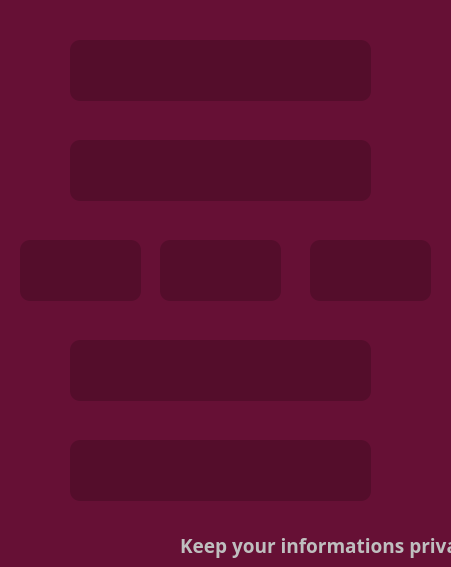
<?xml version="1.0" encoding="UTF-8"?>
<ui version="4.0">
 <class>AboutMeDialog</class>
 <widget class="QDialog" name="AboutMeDialog">
  <property name="geometry">
   <rect>
    <x>0</x>
    <y>0</y>
    <width>451</width>
    <height>567</height>
   </rect>
  </property>
  <property name="windowTitle">
   <string>Dialog</string>
  </property>
  <property name="styleSheet">
   <string notr="true">QDialog {
	background-color: rgb(102, 16, 53);
}</string>
  </property>
  <widget class="QLabel" name="label_8">
   <property name="geometry">
    <rect>
     <x>180</x>
     <y>530</y>
     <width>431</width>
     <height>31</height>
    </rect>
   </property>
   <property name="font">
    <font>
     <family>HP Simplified Jpan</family>
     <pointsize>14</pointsize>
     <bold>true</bold>
    </font>
   </property>
   <property name="styleSheet">
    <string notr="true">QLabel {
color: rgb(191, 191, 191)
}</string>
   </property>
   <property name="text">
    <string>Keep your informations private.</string>
   </property>
  </widget>
  <widget class="QPushButton" name="firstNameBtn">
   <property name="geometry">
    <rect>
     <x>70</x>
     <y>40</y>
     <width>301</width>
     <height>61</height>
    </rect>
   </property>
   <property name="font">
    <font>
     <family>Microsoft PhagsPa</family>
     <pointsize>17</pointsize>
     <bold>true</bold>
    </font>
   </property>
   <property name="styleSheet">
    <string notr="true">QPushButton {
background-color: rgb(84, 13, 43);
color: rgb(209, 209, 209);
border: 4px solid '#1a1818';
letter-spacing: 1px;
border-radius: 10px;
}

QPushButton::hover {
background-color: rgb(84, 13, 43);
}</string>
   </property>
   <property name="text">
    <string/>
   </property>
  </widget>
  <widget class="QPushButton" name="lastNameBtn">
   <property name="geometry">
    <rect>
     <x>70</x>
     <y>140</y>
     <width>301</width>
     <height>61</height>
    </rect>
   </property>
   <property name="font">
    <font>
     <family>Microsoft PhagsPa</family>
     <pointsize>17</pointsize>
     <bold>true</bold>
    </font>
   </property>
   <property name="styleSheet">
    <string notr="true">QPushButton {
background-color: rgb(84, 13, 43);
color: rgb(209, 209, 209);
border: 4px solid '#1a1818';
letter-spacing: 1px;
border-radius: 10px;
}

QPushButton::hover {
background-color: rgb(84, 13, 43);
}</string>
   </property>
   <property name="text">
    <string/>
   </property>
  </widget>
  <widget class="QPushButton" name="sexBtn">
   <property name="geometry">
    <rect>
     <x>160</x>
     <y>240</y>
     <width>121</width>
     <height>61</height>
    </rect>
   </property>
   <property name="font">
    <font>
     <family>Microsoft PhagsPa</family>
     <pointsize>17</pointsize>
     <bold>true</bold>
    </font>
   </property>
   <property name="styleSheet">
    <string notr="true">QPushButton {
background-color: rgb(84, 13, 43);
color: rgb(209, 209, 209);
border: 4px solid '#1a1818';
letter-spacing: 1px;
border-radius: 10px;
}

QPushButton::hover {
background-color: rgb(84, 13, 43);
}</string>
   </property>
   <property name="text">
    <string/>
   </property>
  </widget>
  <widget class="QPushButton" name="ageBtn">
   <property name="geometry">
    <rect>
     <x>20</x>
     <y>240</y>
     <width>121</width>
     <height>61</height>
    </rect>
   </property>
   <property name="font">
    <font>
     <family>Microsoft PhagsPa</family>
     <pointsize>17</pointsize>
     <bold>true</bold>
    </font>
   </property>
   <property name="styleSheet">
    <string notr="true">QPushButton {
background-color: rgb(84, 13, 43);
color: rgb(209, 209, 209);
border: 4px solid '#1a1818';
letter-spacing: 1px;
border-radius: 10px;
}

QPushButton::hover {
background-color: rgb(84, 13, 43);
}</string>
   </property>
   <property name="text">
    <string/>
   </property>
  </widget>
  <widget class="QPushButton" name="salaryBtn">
   <property name="geometry">
    <rect>
     <x>310</x>
     <y>240</y>
     <width>121</width>
     <height>61</height>
    </rect>
   </property>
   <property name="font">
    <font>
     <family>Microsoft PhagsPa</family>
     <pointsize>17</pointsize>
     <bold>true</bold>
    </font>
   </property>
   <property name="styleSheet">
    <string notr="true">QPushButton {
background-color: rgb(84, 13, 43);
color: rgb(209, 209, 209);
border: 4px solid '#1a1818';
letter-spacing: 1px;
border-radius: 10px;
}

QPushButton::hover {
background-color: rgb(84, 13, 43);
}</string>
   </property>
   <property name="text">
    <string/>
   </property>
  </widget>
  <widget class="QPushButton" name="emailBtn">
   <property name="geometry">
    <rect>
     <x>70</x>
     <y>340</y>
     <width>301</width>
     <height>61</height>
    </rect>
   </property>
   <property name="font">
    <font>
     <family>Microsoft PhagsPa</family>
     <pointsize>10</pointsize>
     <bold>true</bold>
    </font>
   </property>
   <property name="styleSheet">
    <string notr="true">QPushButton {
background-color: rgb(84, 13, 43);
color: rgb(209, 209, 209);
border: 4px solid '#1a1818';
letter-spacing: 1px;
border-radius: 10px;
}

QPushButton::hover {
background-color: rgb(84, 13, 43);
}</string>
   </property>
   <property name="text">
    <string/>
   </property>
  </widget>
  <widget class="QPushButton" name="passwordBtn">
   <property name="geometry">
    <rect>
     <x>70</x>
     <y>440</y>
     <width>301</width>
     <height>61</height>
    </rect>
   </property>
   <property name="font">
    <font>
     <family>Microsoft PhagsPa</family>
     <pointsize>17</pointsize>
     <bold>true</bold>
    </font>
   </property>
   <property name="styleSheet">
    <string notr="true">QPushButton {
background-color: rgb(84, 13, 43);
color: rgb(209, 209, 209);
border: 4px solid '#1a1818';
letter-spacing: 1px;
border-radius: 10px;
}

QPushButton::hover {
background-color: rgb(84, 13, 43);
}</string>
   </property>
   <property name="text">
    <string/>
   </property>
  </widget>
 </widget>
 <resources/>
 <connections/>
</ui>
